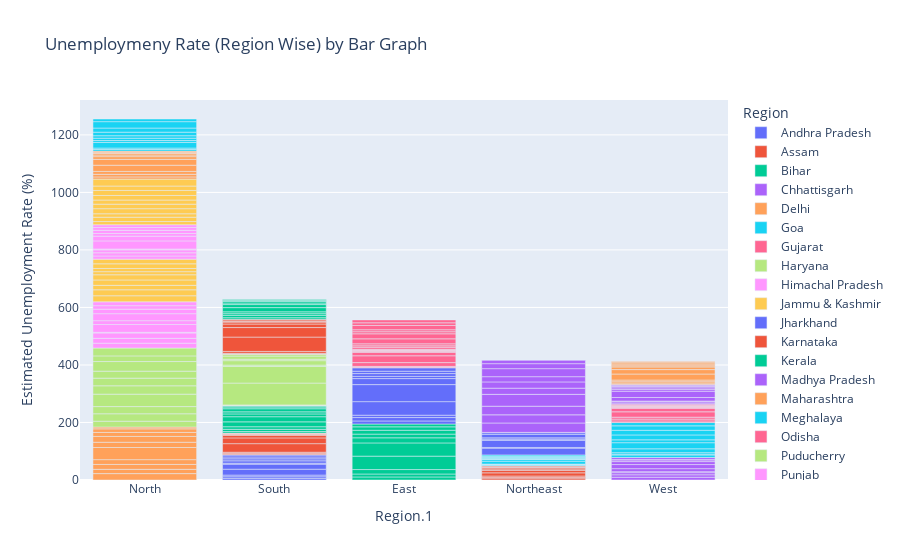

Notebook cell for this chart:
### Code cell
fg = px.bar(df,x='Region.1',y=' Estimated Unemployment Rate (%)',color='Region',
            title='Unemploymeny Rate (Region Wise) by Bar Graph',template='plotly')
fg.update_layout(xaxis={'categoryorder':'total descending'})
fg.show()

### Figure 1 — Plotly figure (JSON) as saved in the notebook; plotly's stock layout.template omitted (floating-point values rounded to 4 significant figures)
{"data": [{"hovertemplate": "Region=Andhra Pradesh<br>Region.1=%{x}<br> Estimated Unemployment Rate (%)=%{y}<extra></extra>", "legendgroup": "Andhra Pradesh", "marker": {"color": "#636efa", "pattern": {"shape": ""}}, "name": "Andhra Pradesh", "orientation": "v", "showlegend": true, "textposition": "auto", "type": "bar", "x": ["South", "South", "South", "South", "South", "South", "South", "South", "South", "South"], "xaxis": "x", "y": [5.48, 5.83, 5.79, 20.51, 17.43, 3.31, 8.34, 6.96, 6.4, 6.59], "yaxis": "y"}, {"hovertemplate": "Region=Assam<br>Region.1=%{x}<br> Estimated Unemployment Rate (%)=%{y}<extra></extra>", "legendgroup": "Assam", "marker": {"color": "#EF553B", "pattern": {"shape": ""}}, "name": "Assam", "orientation": "v", "showlegend": true, "textposition": "auto", "type": "bar", "x": ["Northeast", "Northeast", "Northeast", "Northeast", "Northeast", "Northeast", "Northeast", "Northeast", "Northeast", "Northeast"], "xaxis": "x", "y": [4.66, 4.41, 4.77, 11.06, 9.55, 0.6, 3.77, 5.53, 1.19, 3.02], "yaxis": "y"}, {"hovertemplate": "Region=Bihar<br>Region.1=%{x}<br> Estimated Unemployment Rate (%)=%{y}<extra></extra>", "legendgroup": "Bihar", "marker": {"color": "#00cc96", "pattern": {"shape": ""}}, "name": "Bihar", "orientation": "v", "showlegend": true, "textposition": "auto", "type": "bar", "x": ["East", "East", "East", "East", "East", "East", "East", "East", "East", "East"], "xaxis": "x", "y": [10.61, 10.29, 15.43, 46.64, 45.96, 17.82, 12.79, 13.44, 11.91, 9.82], "yaxis": "y"}, {"hovertemplate": "Region=Chhattisgarh<br>Region.1=%{x}<br> Estimated Unemployment Rate (%)=%{y}<extra></extra>", "legendgroup": "Chhattisgarh", "marker": {"color": "#ab63fa", "pattern": {"shape": ""}}, "name": "Chhattisgarh", "orientation": "v", "showlegend": true, "textposition": "auto", "type": "bar", "x": ["West", "West", "West", "West", "West", "West", "West", "West", "West", "West"], "xaxis": "x", "y": [9.65, 8.38, 7.54, 3.41, 10.5, 14.23, 10.27, 5.63, 1.96, 6.62], "yaxis": "y"}, {"hovertemplate": "Region=Delhi<br>Region.1=%{x}<br> Estimated Unemployment Rate (%)=%{y}<extra></extra>", "legendgroup": "Delhi", "marker": {"color": "#FFA15A", "pattern": {"shape": ""}}, "name": "Delhi", "orientation": "v", "showlegend": true, "textposition": "auto", "type": "bar", "x": ["North", "North", "North", "North", "North", "North", "North", "North", "North", "North"], "xaxis": "x", "y": [22.23, 14.84, 17.04, 16.68, 42.27, 18.19, 20.3, 13.79, 12.53, 6.27], "yaxis": "y"}, {"hovertemplate": "Region=Goa<br>Region.1=%{x}<br> Estimated Unemployment Rate (%)=%{y}<extra></extra>", "legendgroup": "Goa", "marker": {"color": "#19d3f3", "pattern": {"shape": ""}}, "name": "Goa", "orientation": "v", "showlegend": true, "textposition": "auto", "type": "bar", "x": ["West", "West", "West", "West", "West", "West", "West", "West", "West", "West"], "xaxis": "x", "y": [8.89, 2.81, 5.25, 13.31, 21.25, 9.96, 17.07, 16.21, 15.38, 11.54], "yaxis": "y"}, {"hovertemplate": "Region=Gujarat<br>Region.1=%{x}<br> Estimated Unemployment Rate (%)=%{y}<extra></extra>", "legendgroup": "Gujarat", "marker": {"color": "#FF6692", "pattern": {"shape": ""}}, "name": "Gujarat", "orientation": "v", "showlegend": true, "textposition": "auto", "type": "bar", "x": ["West", "West", "West", "West", "West", "West", "West", "West", "West", "West"], "xaxis": "x", "y": [5.54, 6.38, 6.66, 18.71, 12.11, 3.2, 1.84, 1.87, 3.42, 4.03], "yaxis": "y"}, {"hovertemplate": "Region=Haryana<br>Region.1=%{x}<br> Estimated Unemployment Rate (%)=%{y}<extra></extra>", "legendgroup": "Haryana", "marker": {"color": "#B6E880", "pattern": {"shape": ""}}, "name": "Haryana", "orientation": "v", "showlegend": true, "textposition": "auto", "type": "bar", "x": ["North", "North", "North", "North", "North", "North", "North", "North", "North", "North"], "xaxis": "x", "y": [20.34, 25.77, 25.05, 43.22, 29.02, 26.7, 24.18, 33.5, 19.68, 27.31], "yaxis": "y"}, {"hovertemplate": "Region=Himachal Pradesh<br>Region.1=%{x}<br> Estimated Unemployment Rate (%)=%{y}<extra></extra>", "legendgroup": "Himachal Pradesh", "marker": {"color": "#FF97FF", "pattern": {"shape": ""}}, "name": "Himachal Pradesh", "orientation": "v", "showlegend": true, "textposition": "auto", "type": "bar", "x": ["North", "North", "North", "North", "North", "North", "North", "North", "North", "North"], "xaxis": "x", "y": [16.83, 16.84, 18.76, 2.2, 26.95, 13.47, 24.31, 15.79, 12.04, 13.46], "yaxis": "y"}, {"hovertemplate": "Region=Jammu & Kashmir<br>Region.1=%{x}<br> Estimated Unemployment Rate (%)=%{y}<extra></extra>", "legendgroup": "Jammu & Kashmir", "marker": {"color": "#FECB52", "pattern": {"shape": ""}}, "name": "Jammu & Kashmir", "orientation": "v", "showlegend": true, "textposition": "auto", "type": "bar", "x": ["North", "North", "North", "North", "North", "North", "North", "North", "North"], "xaxis": "x", "y": [21.08, 20.78, 15.5, 18.74, 17.92, 10.88, 11.09, 16.17, 16.14], "yaxis": "y"}, {"hovertemplate": "Region=Jharkhand<br>Region.1=%{x}<br> Estimated Unemployment Rate (%)=%{y}<extra></extra>", "legendgroup": "Jharkhand", "marker": {"color": "#636efa", "pattern": {"shape": ""}}, "name": "Jharkhand", "orientation": "v", "showlegend": true, "textposition": "auto", "type": "bar", "x": ["East", "East", "East", "East", "East", "East", "East", "East", "East", "East"], "xaxis": "x", "y": [10.61, 11.85, 8.23, 47.09, 59.23, 20.95, 7.63, 9.76, 8.24, 11.8], "yaxis": "y"}, {"hovertemplate": "Region=Karnataka<br>Region.1=%{x}<br> Estimated Unemployment Rate (%)=%{y}<extra></extra>", "legendgroup": "Karnataka", "marker": {"color": "#EF553B", "pattern": {"shape": ""}}, "name": "Karnataka", "orientation": "v", "showlegend": true, "textposition": "auto", "type": "bar", "x": ["South", "South", "South", "South", "South", "South", "South", "South", "South", "South"], "xaxis": "x", "y": [2.86, 3.61, 3.46, 29.84, 19.97, 8.44, 4.01, 0.5, 2.41, 1.58], "yaxis": "y"}, {"hovertemplate": "Region=Kerala<br>Region.1=%{x}<br> Estimated Unemployment Rate (%)=%{y}<extra></extra>", "legendgroup": "Kerala", "marker": {"color": "#00cc96", "pattern": {"shape": ""}}, "name": "Kerala", "orientation": "v", "showlegend": true, "textposition": "auto", "type": "bar", "x": ["South", "South", "South", "South", "South", "South", "South", "South", "South", "South"], "xaxis": "x", "y": [5.31, 7.6, 8.99, 16.99, 17.88, 9.71, 7.09, 10.98, 5.91, 3.88], "yaxis": "y"}, {"hovertemplate": "Region=Madhya Pradesh<br>Region.1=%{x}<br> Estimated Unemployment Rate (%)=%{y}<extra></extra>", "legendgroup": "Madhya Pradesh", "marker": {"color": "#ab63fa", "pattern": {"shape": ""}}, "name": "Madhya Pradesh", "orientation": "v", "showlegend": true, "textposition": "auto", "type": "bar", "x": ["West", "West", "West", "West", "West", "West", "West", "West", "West", "West"], "xaxis": "x", "y": [4.11, 4.57, 2.22, 12.36, 21.98, 6.48, 5.08, 4.7, 3.91, 3.13], "yaxis": "y"}, {"hovertemplate": "Region=Maharashtra<br>Region.1=%{x}<br> Estimated Unemployment Rate (%)=%{y}<extra></extra>", "legendgroup": "Maharashtra", "marker": {"color": "#FFA15A", "pattern": {"shape": ""}}, "name": "Maharashtra", "orientation": "v", "showlegend": true, "textposition": "auto", "type": "bar", "x": ["West", "West", "West", "West", "West", "West", "West", "West", "West", "West"], "xaxis": "x", "y": [4.95, 4.69, 5.79, 20.9, 15.46, 9.23, 3.89, 6.23, 4.55, 4.1], "yaxis": "y"}, {"hovertemplate": "Region=Meghalaya<br>Region.1=%{x}<br> Estimated Unemployment Rate (%)=%{y}<extra></extra>", "legendgroup": "Meghalaya", "marker": {"color": "#19d3f3", "pattern": {"shape": ""}}, "name": "Meghalaya", "orientation": "v", "showlegend": true, "textposition": "auto", "type": "bar", "x": ["Northeast", "Northeast", "Northeast", "Northeast", "Northeast", "Northeast", "Northeast", "Northeast", "Northeast", "Northeast"], "xaxis": "x", "y": [1.66, 3.59, 1.58, 10.03, 5.92, 1.15, 2.1, 3.74, 4.29, 4.6], "yaxis": "y"}, {"hovertemplate": "Region=Odisha<br>Region.1=%{x}<br> Estimated Unemployment Rate (%)=%{y}<extra></extra>", "legendgroup": "Odisha", "marker": {"color": "#FF6692", "pattern": {"shape": ""}}, "name": "Odisha", "orientation": "v", "showlegend": true, "textposition": "auto", "type": "bar", "x": ["East", "East", "East", "East", "East", "East", "East", "East", "East", "East"], "xaxis": "x", "y": [1.9, 3.12, 13.08, 23.76, 11.41, 3.77, 1.88, 1.42, 2.1, 2.18], "yaxis": "y"}, {"hovertemplate": "Region=Puducherry<br>Region.1=%{x}<br> Estimated Unemployment Rate (%)=%{y}<extra></extra>", "legendgroup": "Puducherry", "marker": {"color": "#B6E880", "pattern": {"shape": ""}}, "name": "Puducherry", "orientation": "v", "showlegend": true, "textposition": "auto", "type": "bar", "x": ["South", "South", "South", "South", "South", "South", "South", "South", "South", "South"], "xaxis": "x", "y": [0.58, 1.76, 1.2, 75.85, 58.19, 4.24, 15.47, 5.05, 10.9, 6.18], "yaxis": "y"}, {"hovertemplate": "Region=Punjab<br>Region.1=%{x}<br> Estimated Unemployment Rate (%)=%{y}<extra></extra>", "legendgroup": "Punjab", "marker": {"color": "#FF97FF", "pattern": {"shape": ""}}, "name": "Punjab", "orientation": "v", "showlegend": true, "textposition": "auto", "type": "bar", "x": ["North", "North", "North", "North", "North", "North", "North", "North", "North", "North"], "xaxis": "x", "y": [11.11, 10.97, 10.32, 2.86, 28.33, 16.55, 9.19, 10.99, 9.61, 9.88], "yaxis": "y"}, {"hovertemplate": "Region=Rajasthan<br>Region.1=%{x}<br> Estimated Unemployment Rate (%)=%{y}<extra></extra>", "legendgroup": "Rajasthan", "marker": {"color": "#FECB52", "pattern": {"shape": ""}}, "name": "Rajasthan", "orientation": "v", "showlegend": true, "textposition": "auto", "type": "bar", "x": ["North", "North", "North", "North", "North", "North", "North", "North", "North", "North"], "xaxis": "x", "y": [10.97, 15.16, 11.9, 17.7, 15.74, 14.39, 15.81, 17.51, 15.35, 24.15], "yaxis": "y"}, {"hovertemplate": "Region=Sikkim<br>Region.1=%{x}<br> Estimated Unemployment Rate (%)=%{y}<extra></extra>", "legendgroup": "Sikkim", "marker": {"color": "#636efa", "pattern": {"shape": ""}}, "name": "Sikkim", "orientation": "v", "showlegend": true, "textposition": "auto", "type": "bar", "x": ["Northeast", "Northeast", "Northeast", "Northeast", "Northeast", "Northeast", "Northeast", "Northeast"], "xaxis": "x", "y": [23.57, 2.28, 24.51, 4.46, 4.45, 12.49, 5.7, 0.88], "yaxis": "y"}, {"hovertemplate": "Region=Tamil Nadu<br>Region.1=%{x}<br> Estimated Unemployment Rate (%)=%{y}<extra></extra>", "legendgroup": "Tamil Nadu", "marker": {"color": "#EF553B", "pattern": {"shape": ""}}, "name": "Tamil Nadu", "orientation": "v", "showlegend": true, "textposition": "auto", "type": "bar", "x": ["South", "South", "South", "South", "South", "South", "South", "South", "South", "South"], "xaxis": "x", "y": [1.57, 2.09, 6.4, 49.83, 33.16, 12.2, 6.81, 2.65, 5.0, 2.16], "yaxis": "y"}, {"hovertemplate": "Region=Telangana<br>Region.1=%{x}<br> Estimated Unemployment Rate (%)=%{y}<extra></extra>", "legendgroup": "Telangana", "marker": {"color": "#00cc96", "pattern": {"shape": ""}}, "name": "Telangana", "orientation": "v", "showlegend": true, "textposition": "auto", "type": "bar", "x": ["South", "South", "South", "South", "South", "South", "South", "South", "South", "South"], "xaxis": "x", "y": [5.49, 8.29, 5.77, 6.25, 14.7, 10.55, 5.36, 5.79, 3.27, 2.86], "yaxis": "y"}, {"hovertemplate": "Region=Tripura<br>Region.1=%{x}<br> Estimated Unemployment Rate (%)=%{y}<extra></extra>", "legendgroup": "Tripura", "marker": {"color": "#ab63fa", "pattern": {"shape": ""}}, "name": "Tripura", "orientation": "v", "showlegend": true, "textposition": "auto", "type": "bar", "x": ["Northeast", "Northeast", "Northeast", "Northeast", "Northeast", "Northeast", "Northeast", "Northeast", "Northeast", "Northeast"], "xaxis": "x", "y": [32.67, 28.4, 29.95, 41.23, 21.51, 21.71, 18.24, 27.92, 17.35, 11.57], "yaxis": "y"}, {"hovertemplate": "Region=Uttar Pradesh<br>Region.1=%{x}<br> Estimated Unemployment Rate (%)=%{y}<extra></extra>", "legendgroup": "Uttar Pradesh", "marker": {"color": "#FFA15A", "pattern": {"shape": ""}}, "name": "Uttar Pradesh", "orientation": "v", "showlegend": true, "textposition": "auto", "type": "bar", "x": ["North", "North", "North", "North", "North", "North", "North", "North", "North", "North"], "xaxis": "x", "y": [7.58, 8.98, 10.11, 21.54, 20.41, 9.47, 5.56, 5.79, 4.18, 3.75], "yaxis": "y"}, {"hovertemplate": "Region=Uttarakhand<br>Region.1=%{x}<br> Estimated Unemployment Rate (%)=%{y}<extra></extra>", "legendgroup": "Uttarakhand", "marker": {"color": "#19d3f3", "pattern": {"shape": ""}}, "name": "Uttarakhand", "orientation": "v", "showlegend": true, "textposition": "auto", "type": "bar", "x": ["North", "North", "North", "North", "North", "North", "North", "North", "North", "North"], "xaxis": "x", "y": [5.49, 4.99, 19.85, 6.48, 8.01, 8.61, 12.38, 14.26, 22.26, 9.23], "yaxis": "y"}, {"hovertemplate": "Region=West Bengal<br>Region.1=%{x}<br> Estimated Unemployment Rate (%)=%{y}<extra></extra>", "legendgroup": "West Bengal", "marker": {"color": "#FF6692", "pattern": {"shape": ""}}, "name": "West Bengal", "orientation": "v", "showlegend": true, "textposition": "auto", "type": "bar", "x": ["East", "East", "East", "East", "East", "East", "East", "East", "East", "East"], "xaxis": "x", "y": [6.94, 4.92, 6.92, 17.41, 17.41, 7.29, 6.83, 14.87, 9.35, 9.98], "yaxis": "y"}], "layout": {"barmode": "relative", "legend": {"title": {"text": "Region"}, "tracegroupgap": 0}, "title": {"text": "Unemploymeny Rate (Region Wise) by Bar Graph"}, "xaxis": {"anchor": "y", "categoryorder": "total descending", "domain": [0, 1], "title": {"text": "Region.1"}}, "yaxis": {"anchor": "x", "domain": [0, 1], "title": {"text": " Estimated Unemployment Rate (%)"}}}}
